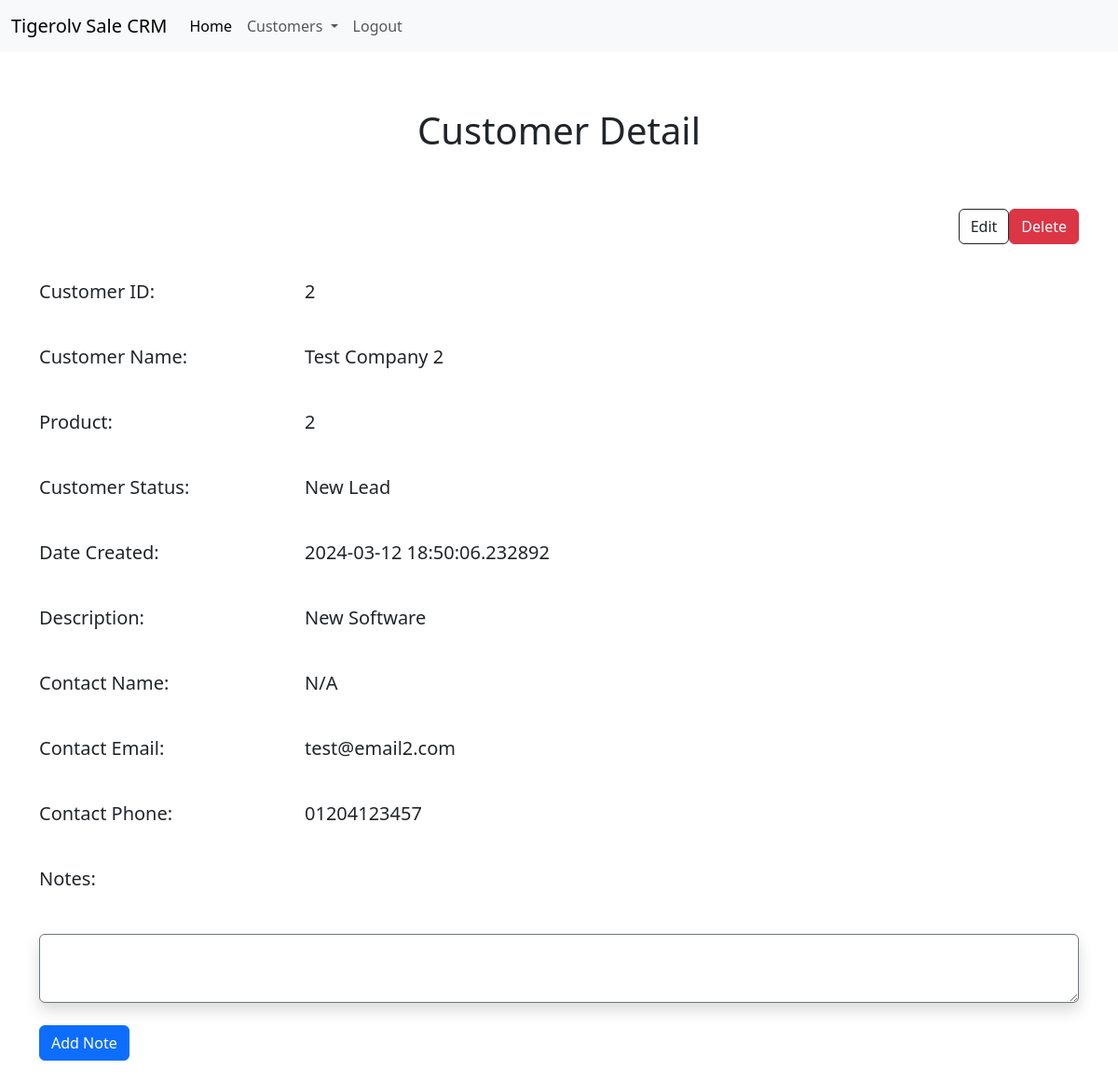
/customer/2 (signed in), run on an earlier commit of the app's database.
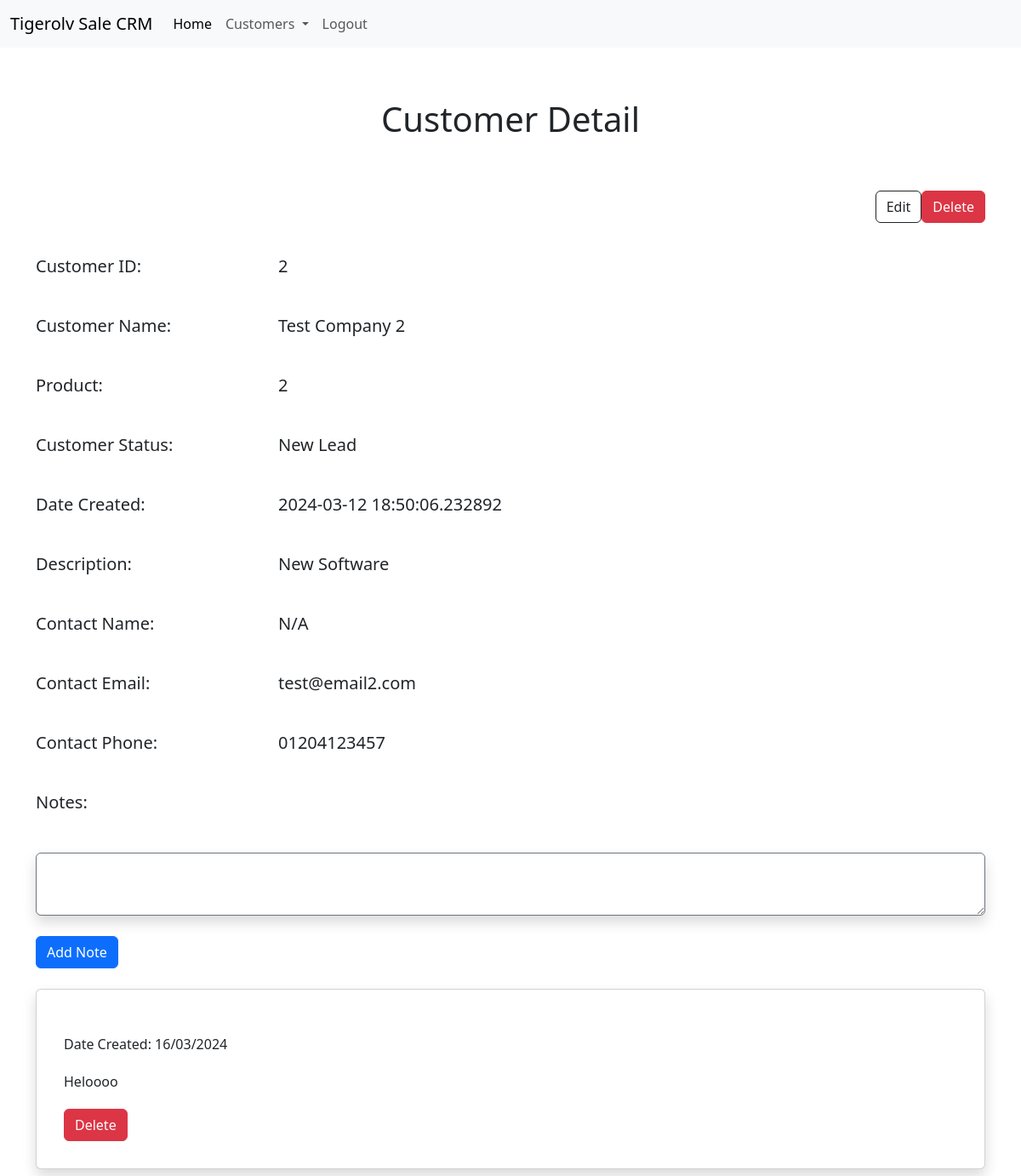
And on a later commit of the database.
### app/models.py (models this page shows, shortened)
class Customer(db.Model):
    __tablename__ = 'customer'
    CustomerId = db.Column(db.Integer,primary_key=True)
    ProductId = db.Column(db.Integer)
    Name = db.Column(db.String(128))
    Description = db.Column(db.String(5000))
    Status = db.Column(db.String(64))
    ContactName = db.Column(db.String(128))
    ContactEmail = db.Column(db.String(128))
    ContactPhone = db.Column(db.String(64))
    AgentId = db.Column(db.Integer,db.ForeignKey('user.UserId'))
    DateCreated = db.Column(db.DateTime , default=datetime.utcnow)
    notes = db.relationship('Note',backref='customer',lazy='dynamic')

class Note(db.Model):
    __tablename__ = 'note'
    NoteId = db.Column(db.Integer,primary_key=True)
    CustomerId = db.Column(db.Integer,db.ForeignKey('customer.CustomerId'))
    AgentId = db.Column(db.Integer,db.ForeignKey('user.UserId'))
    Note = db.Column(db.String(2000))
    DateCreated = db.Column(db.DateTime, default=datetime.utcnow)

### app/main/views.py (the view, shortened to what this page needs)
@main.route('/customer/<int:id>', methods=['GET','POST'])
@login_required
@permission_required(Permission.VIEW)
def customerdetail(id):
    form = CreateNoteForm()
    customer = db.session.query(Customer).filter_by(CustomerId=id).order_by(Customer.DateCreated.desc()).all()
    customerNotes = Note.query.filter_by(CustomerId=id).order_by(Note.DateCreated.desc()).all()
    return render_template('customer.html', customer=customer, current_user=current_user, form=form , customerNotes=customerNotes)

### app/main/forms.py
class CreateNoteForm(FlaskForm):
    note = TextAreaField('Note')
    submit = SubmitField('Submit')

### app/models.py (called while the page is built)
    @login_manager.user_loader
    def load_user(user_id):
        return User.query.get(int(user_id))

    def can(self,permissions):
        return self.Role is not None and (self.Role & permissions) == permissions

    def is_administrator(self):
        return self.can(Permission.ADMIN)

### app/templates/customer.html (shortened to what this page needs)
{% extends 'base.html' %}
{% block head %}
    <link rel="stylesheet" href="{{ url_for('static', filename='css/customer.css') }}">
{% endblock head %}
{% block body %}
<div class="container">
    <h1>Customer Detail</h1>
    <div class="row">
        <div class="col-3">
        </div>
        <div class="col d-flex justify-content-end">
            <a class="btn btn-outline-dark mb-3" href="/customer/edit/{{customer[0].CustomerId}}" role="button">Edit</a>
            <button class="btn btn-danger mb-3" data-bs-toggle="modal" data-bs-target="#deleteModal">Delete</button>
        </div>
    </div>
    <div class="row">
        <div class="col-3">
            <p class="fs-5">Customer ID:</p>
        </div>
        <div class="col-5">
            <p class="fs-5">{{ customer[0].CustomerId }}</p>
        </div>
    </div>
    <div class="row">
        <div class="col-3 align-items-center">
            <p class="fs-5">Customer Name:</p>
        </div>
        <div class="col-5 align-items-center">
            <p class="fs-5">{{ customer[0].Name }}</p>
        </div>
    </div>
    <div class="row">
        <div class="col-3">
            <p class="fs-5">Product:</p>
        </div>
        <div class="col-5">
            <p class="fs-5">{{ customer[0].ProductId }}</p>
        </div>
    </div>
    <div class="row">
        <div class="col-3">
            <p class="fs-5">Customer Status:</p>
        </div>
        <div class="col-5">
            <p class="fs-5">{{ customer[0].Status }}</p>
        </div>
    </div>
    <div class="row">
        <div class="col-3">
            <p class="fs-5">Date Created:</p>
        </div>
        <div class="col-5">
            <p class="fs-5">{{ customer[0].DateCreated }}</p>
        </div>
    </div>
    <div class="row">
        <div class="col-3">
            <p class="fs-5">Description:</p>
        </div>
        <div class="col-5">
            <p class="fs-5">{{ customer[0].Description }}</p>
        </div>
    </div>
    <div class="row">
        <div class="col-3">
            <p class="fs-5">Contact Name:</p>
        </div>
        <div class="col-5">
            <p class="fs-5">{{ customer[0].ContactName }}</p>
        </div>
    </div>
    <div class="row">
        <div class="col-3">
            <p class="fs-5">Contact Email:</p>
        </div>
        <div class="col-5">
            <p class="fs-5">{{ customer[0].ContactEmail }}</p>
        </div>
    </div>
    <div class="row">
        <div class="col-3">
            <p class="fs-5">Contact Phone:</p>
        </div>
        <div class="col-5">
            <p class="fs-5">{{ customer[0].ContactPhone }}</p>
        </div>
    </div>
    <div class="row">
        <div class="col-3">
            <p class="fs-5">Notes:</p>
        </div>
    </div>
</div>
<div class="container mt-4">
    <div class="row">
        <form method="POST" action="/customer/{{ customer[0].CustomerId }}">
            <div class="form-floating">
                {{ form.note(class='form-control mb-4 shadow p-3 bg-body rounded border border-secondary', placeholder="Add Note", id='noteInput') }}
            </div>
            {{ form.submit(class='btn btn-primary mb-4', value="Add Note") }}
        </form>
    </div>
    {% for result in customerNotes %}
    <div class="card shadow p-3 mb-2 bg-body rounded">
        <div class="card-body" data-url="note/delete/{{ result.NoteId }}">
            <p class="align-self-start">Date Created: {{ result.DateCreated.strftime('%d/%m/%Y') }}</p>
            <p>{{ result.Note }}</p>
            <button class="btn btn-danger" data-bs-toggle="modal" data-bs-target="#deleteNoteModal">Delete</button>
        </div>
    </div>
    {% endfor %}
</div>
{% endblock body %}

### app/templates/base.html (shortened to what this page needs)
<!DOCTYPE html>
<html>
    <head>
        <link rel="stylesheet" href="">
        <link href="https://cdn.jsdelivr.net/npm/bootstrap@5.3.2/dist/css/bootstrap.min.css" rel="stylesheet">
        <link rel="stylesheet" href="{{ url_for('static', filename='css/main.css') }}">
        {% block head %}{% endblock %}
        {% block navbar %}
        <nav class="navbar navbar-expand-lg bg-body-tertiary">
            <div class="container-fluid">
              <a class="navbar-brand" href="/">Tigerolv Sale CRM</a>
              <div class="collapse navbar-collapse" id="navbarNav">
                <ul class="navbar-nav">
                  <li class="nav-item">
                    <a class="nav-link active" aria-current="page" href="/">Home</a>
                  </li>
                  {% if current_user.can(1) %}
                  <li class="nav-item dropdown">
                    <a class="nav-link dropdown-toggle" href="#" id="navbarDropdown" role="button" data-bs-toggle="dropdown" aria-expanded="false">
                      Customers
                    </a>
                  </li>
                  {% endif %}
                  <li class="nav-item">
                    <a class="nav-link " href="/auth/logout">Logout</a>
                  </li>
                </ul>
              </div>
            </div>
          </nav>
        {% endblock navbar %}
    </head>
    <body>
        {% block body %}
        {% endblock body %}
    </body>
</html>

### app/static/css/customer.css (style rules this page uses)
h1 { text-align: center; margin-block: 60px; }
p { margin-block: 20px; }
#noteInput { height: auto; }

What changed in the data, as far as the page shows it:
added Note: DateCreated "16/03/2024", Note "Heloooo"
